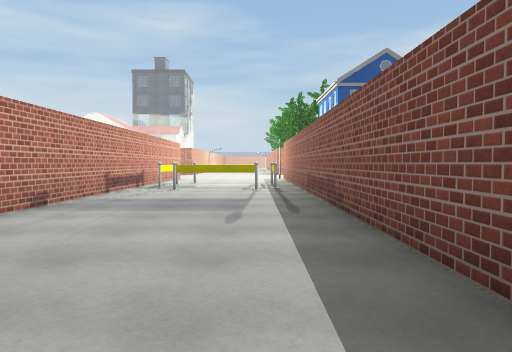
View 1 (above)

24 first-person views from a walk through a 3-D level made in the Unity game engine. The camera is 1.3 m above the floor, tilts 2° down and sees 70° across. Doors are open. The floor is counted in squares, 2 m on a side. Each view is taken from the middle of a square. On the plan, view 1 faces up. The plan holds only what a view shows up to about 11 squares ahead; the rest is blank. The place goes on beyond the plan. The player character is not drawn. Some animated figures are left out. Some surface patterns are stand-ins.

View 2
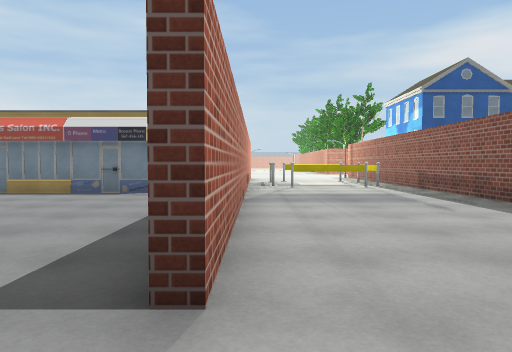

View 3
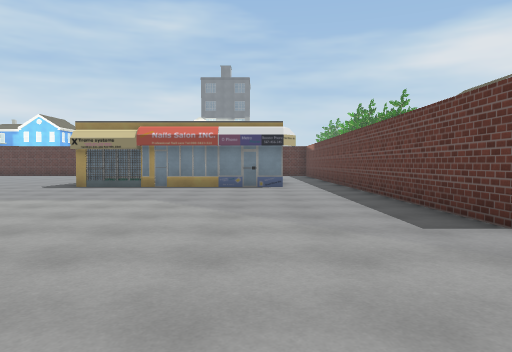

View 4
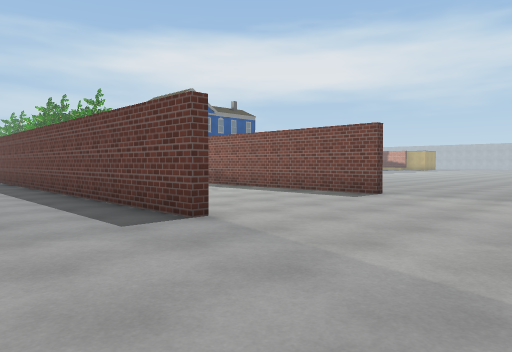

View 5
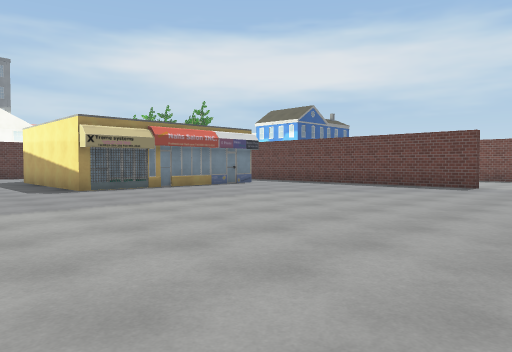

View 6
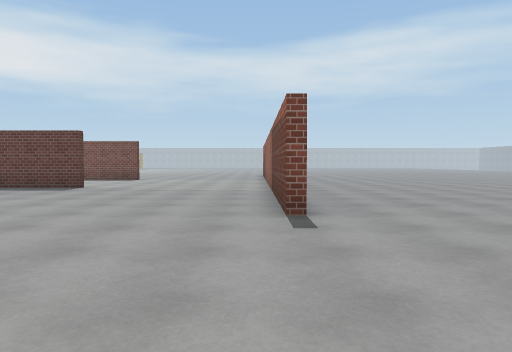

View 7
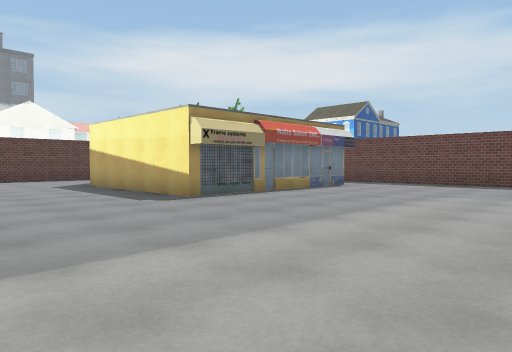

View 8
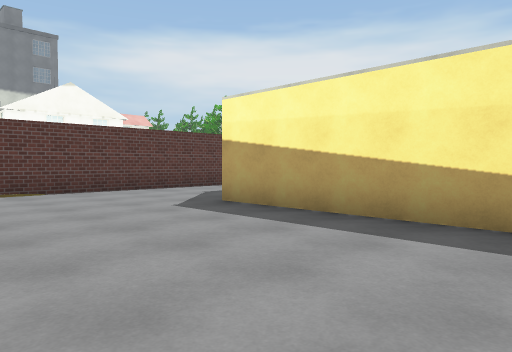

View 9
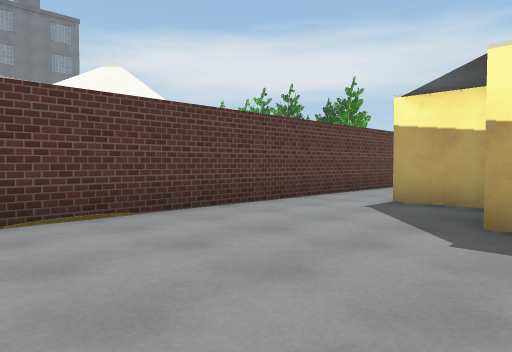

View 10
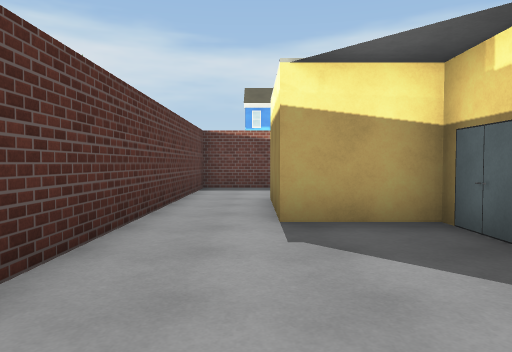

View 11
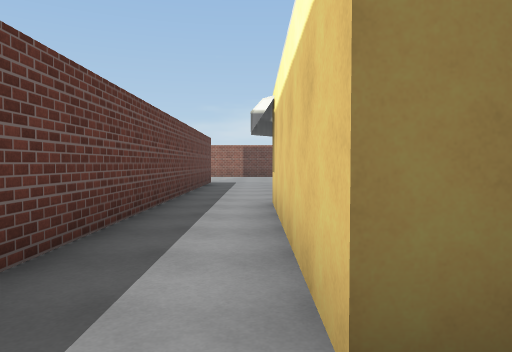

View 12
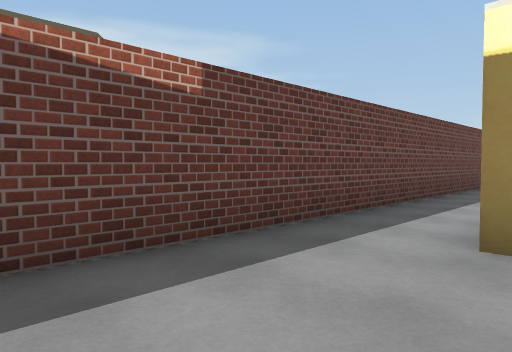

View 13
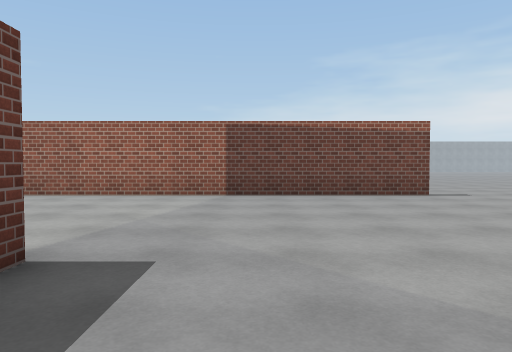

View 14
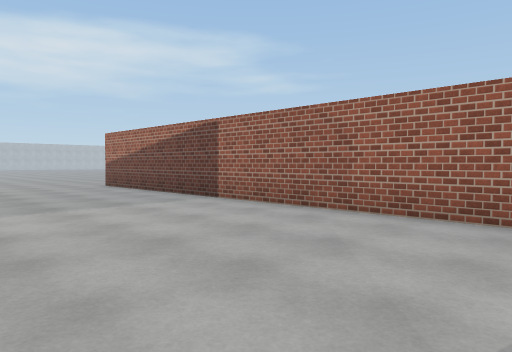

View 15
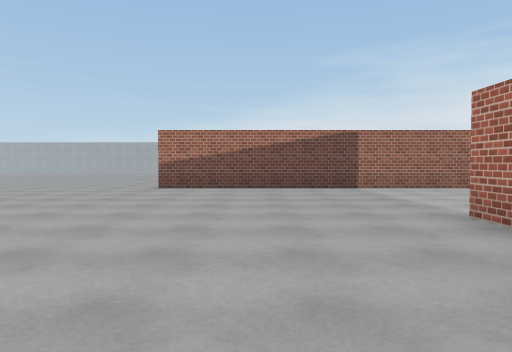

View 16
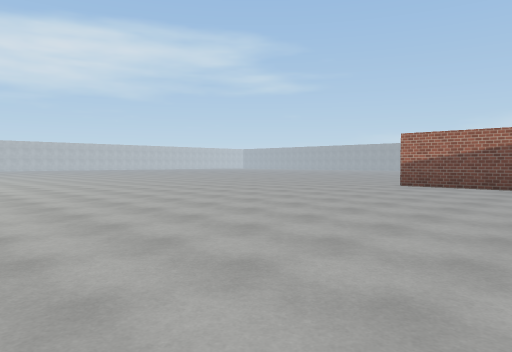

View 17
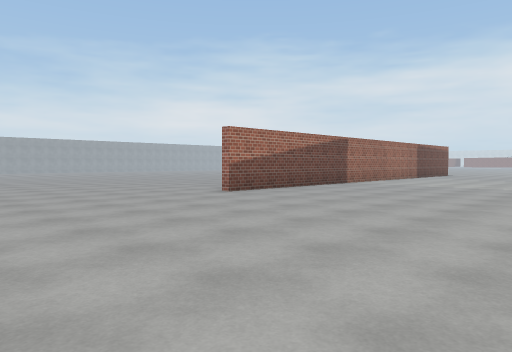

View 18
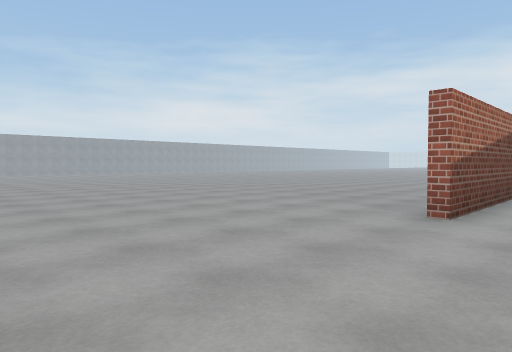

View 19
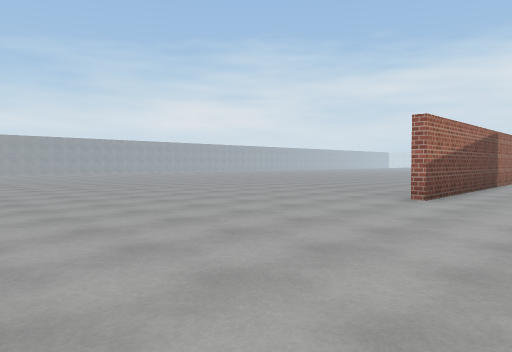

View 20
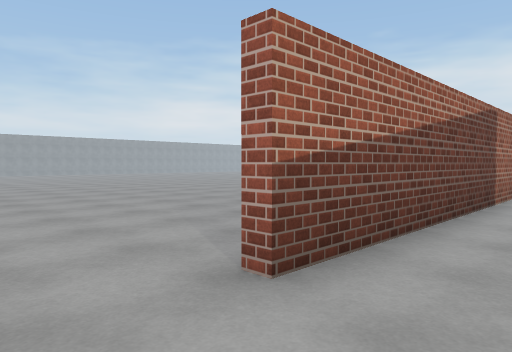

View 21
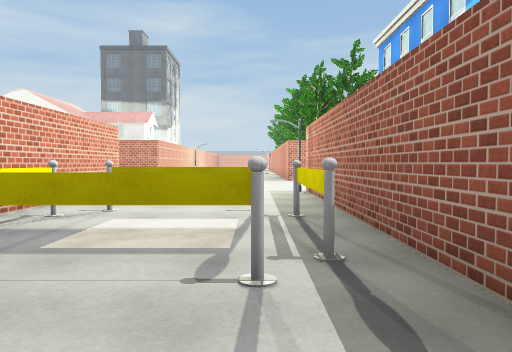

View 22
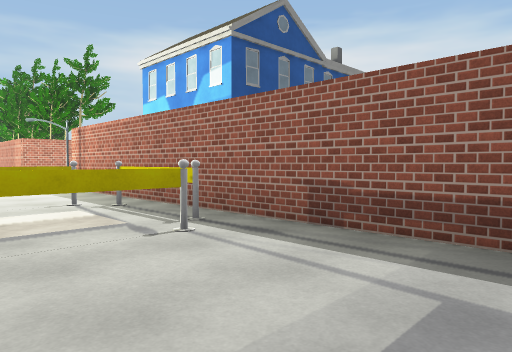

View 23
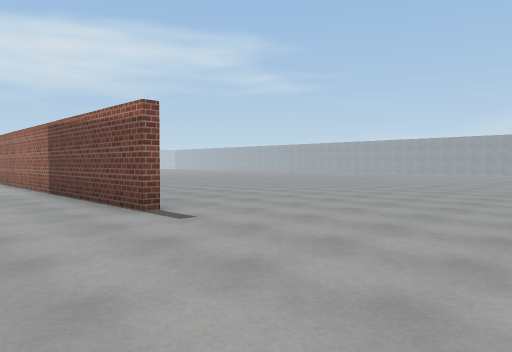

View 24
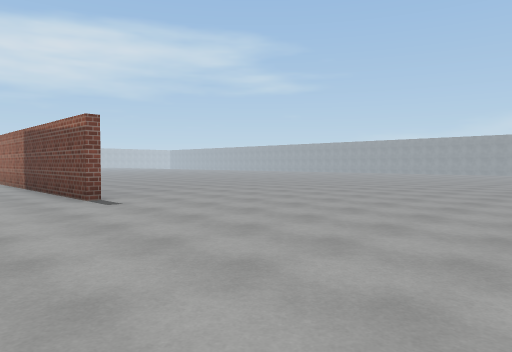

### Floor plan
Points are (right, up) in squares from view 1. A wall is a line through its corners. A room is listed if a view was taken in it or the views show most of it. See-through windows are left out.
Room 1 (views 1, 2, 3, 4, 5, 6, 7, 8, 9, 10, 11, 12, 13, 14, 15, 16, 17, 18, 19, 20, 21, 22, 23, 24)
walls: (1.4, 1.4) (1.4, 0.5); (1.2, 0.5) (1.2, 14.5); (-3.5, 0.5) (-3.5, 9.6); (-3.2, 9.5) (-3.2, 0.5); (-3.5, 11.5) (-3.5, 15.4) (-14.2, 15.4); (-5.9, 11.9) (-5.3, 11.9) (-5.3, 7) (-10.9, 7) (-10.9, 12); (-8.6, -4.4) (6.5, -4.4); (-10.1, 11.9) (-9, 11.9) (-9, 13.7) (-6.6, 13.7); (-3.2, 15.6) (-3.2, 11.5)
objects: other object (-3, 10) to (-2, 11); other object (-2, 9) to (0, 9); other object (-2, 12) to (0, 12); other object (0, 10) to (0, 11); streetlight (1, 15)

Positions as (right, up) in squares from view 1, and headings:
1: (0, 0), facing up
2: (-3, -1), facing up
3: (-6, -3), facing up
4: (-6, -3), facing up-right
5: (-14, -2), facing up-right
6: (-13, -4), facing right
7: (-15, 1), facing up-right
8: (-15, 7), facing up-right
9: (-15, 11), facing up-right
10: (-13, 14), facing right
11: (-5, 13), facing down
12: (-6, 15), facing down-right
13: (-5, 3), facing down
14: (-4, 0), facing down-right
15: (4, 5), facing down
16: (2, 6), facing down-right
17: (12, 2), facing down-left
18: (11, -3), facing down-left
19: (13, -2), facing down-left
20: (8, -3), facing down-left
21: (0, 7), facing up
22: (-2, 6), facing up-right
23: (-13, -2), facing down-right
24: (-15, -2), facing down-right
